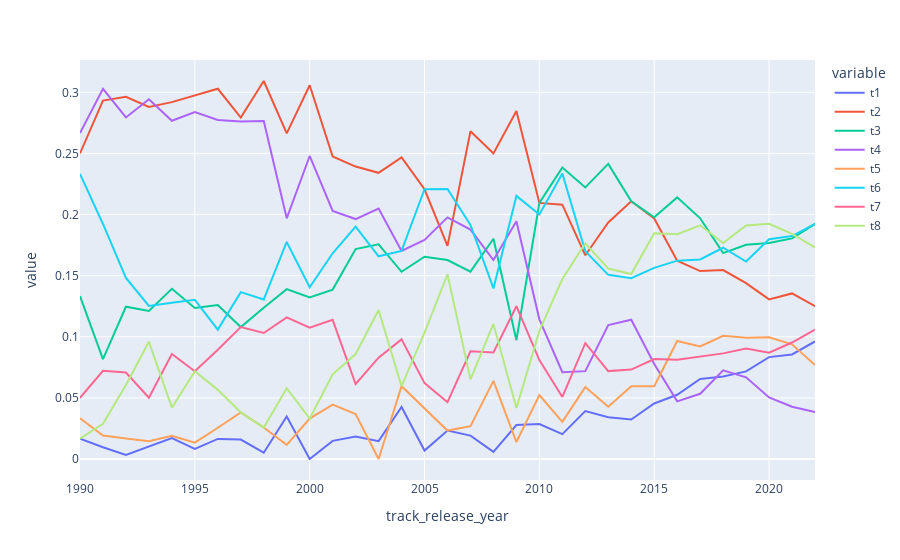

Source (notebook cell):
### Code cell
import plotly.express as px




#df = px.data.gapminder().query("country=='Canada'")
fig = px.line(df_topics, x="track_release_year", y=df_topics.columns[1:])
             
              #animation_frame='track_release_year')
#fig = px.line(df_topics, x="track_release_year", y="t2")


fig.show()

### Figure 1 — Plotly figure (JSON) as saved in the notebook; plotly's stock layout.template omitted (floating-point values rounded to 4 significant figures)
{"data": [{"hovertemplate": "variable=t1<br>track_release_year=%{x}<br>value=%{y}<extra></extra>", "legendgroup": "t1", "line": {"color": "#636efa", "dash": "solid"}, "marker": {"symbol": "circle"}, "mode": "lines", "name": "t1", "orientation": "v", "showlegend": true, "type": "scatter", "x": [1990, 1991, 1992, 1993, 1994, 1995, 1996, 1997, 1998, 1999, 2000, 2001, 2002, 2003, 2004, 2005, 2006, 2007, 2008, 2009, 2010, 2011, 2012, 2013, 2014, 2015, 2016, 2017, 2018, 2019, 2020, 2021, 2022], "xaxis": "x", "y": [0.01667, 0.009615, 0.003367, 0.01044, 0.01718, 0.008347, 0.01642, 0.01587, 0.005155, 0.03475, 0, 0.01485, 0.0184, 0.01463, 0.04255, 0.006897, 0.02326, 0.01916, 0.005814, 0.02778, 0.02857, 0.0203, 0.03922, 0.03425, 0.03231, 0.04541, 0.05255, 0.06544, 0.06759, 0.07171, 0.08335, 0.08555, 0.09615], "yaxis": "y"}, {"hovertemplate": "variable=t2<br>track_release_year=%{x}<br>value=%{y}<extra></extra>", "legendgroup": "t2", "line": {"color": "#EF553B", "dash": "solid"}, "marker": {"symbol": "circle"}, "mode": "lines", "name": "t2", "orientation": "v", "showlegend": true, "type": "scatter", "x": [1990, 1991, 1992, 1993, 1994, 1995, 1996, 1997, 1998, 1999, 2000, 2001, 2002, 2003, 2004, 2005, 2006, 2007, 2008, 2009, 2010, 2011, 2012, 2013, 2014, 2015, 2016, 2017, 2018, 2019, 2020, 2021, 2022], "xaxis": "x", "y": [0.25, 0.2933, 0.2963, 0.2881, 0.292, 0.2972, 0.3029, 0.2794, 0.3093, 0.2664, 0.3058, 0.2475, 0.2393, 0.2341, 0.2468, 0.2207, 0.1744, 0.2682, 0.25, 0.2847, 0.2095, 0.2081, 0.1667, 0.1935, 0.2109, 0.1968, 0.1623, 0.1537, 0.1546, 0.1439, 0.1306, 0.1355, 0.125], "yaxis": "y"}, {"hovertemplate": "variable=t3<br>track_release_year=%{x}<br>value=%{y}<extra></extra>", "legendgroup": "t3", "line": {"color": "#00cc96", "dash": "solid"}, "marker": {"symbol": "circle"}, "mode": "lines", "name": "t3", "orientation": "v", "showlegend": true, "type": "scatter", "x": [1990, 1991, 1992, 1993, 1994, 1995, 1996, 1997, 1998, 1999, 2000, 2001, 2002, 2003, 2004, 2005, 2006, 2007, 2008, 2009, 2010, 2011, 2012, 2013, 2014, 2015, 2016, 2017, 2018, 2019, 2020, 2021, 2022], "xaxis": "x", "y": [0.1333, 0.08173, 0.1246, 0.1211, 0.1393, 0.1235, 0.1259, 0.1079, 0.1237, 0.139, 0.1322, 0.1386, 0.1718, 0.1756, 0.1532, 0.1655, 0.1628, 0.1533, 0.1802, 0.09722, 0.2095, 0.2386, 0.2222, 0.2414, 0.2109, 0.1978, 0.2141, 0.197, 0.1684, 0.1753, 0.1768, 0.1805, 0.1923], "yaxis": "y"}, {"hovertemplate": "variable=t4<br>track_release_year=%{x}<br>value=%{y}<extra></extra>", "legendgroup": "t4", "line": {"color": "#ab63fa", "dash": "solid"}, "marker": {"symbol": "circle"}, "mode": "lines", "name": "t4", "orientation": "v", "showlegend": true, "type": "scatter", "x": [1990, 1991, 1992, 1993, 1994, 1995, 1996, 1997, 1998, 1999, 2000, 2001, 2002, 2003, 2004, 2005, 2006, 2007, 2008, 2009, 2010, 2011, 2012, 2013, 2014, 2015, 2016, 2017, 2018, 2019, 2020, 2021, 2022], "xaxis": "x", "y": [0.2667, 0.3029, 0.2795, 0.2944, 0.2767, 0.2838, 0.2774, 0.2762, 0.2766, 0.1969, 0.2479, 0.203, 0.1963, 0.2049, 0.1702, 0.1793, 0.1977, 0.1877, 0.1628, 0.1944, 0.1143, 0.07107, 0.0719, 0.1096, 0.1139, 0.0777, 0.04714, 0.05337, 0.07258, 0.0668, 0.05032, 0.04278, 0.03846], "yaxis": "y"}, {"hovertemplate": "variable=t5<br>track_release_year=%{x}<br>value=%{y}<extra></extra>", "legendgroup": "t5", "line": {"color": "#FFA15A", "dash": "solid"}, "marker": {"symbol": "circle"}, "mode": "lines", "name": "t5", "orientation": "v", "showlegend": true, "type": "scatter", "x": [1990, 1991, 1992, 1993, 1994, 1995, 1996, 1997, 1998, 1999, 2000, 2001, 2002, 2003, 2004, 2005, 2006, 2007, 2008, 2009, 2010, 2011, 2012, 2013, 2014, 2015, 2016, 2017, 2018, 2019, 2020, 2021, 2022], "xaxis": "x", "y": [0.03333, 0.01923, 0.01684, 0.01461, 0.01908, 0.01336, 0.02555, 0.0381, 0.02577, 0.01158, 0.03306, 0.04455, 0.03681, 0, 0.05957, 0.04138, 0.02326, 0.02682, 0.06395, 0.01389, 0.05238, 0.03046, 0.05882, 0.04281, 0.05952, 0.05954, 0.0966, 0.09212, 0.1008, 0.09921, 0.09961, 0.09381, 0.07692], "yaxis": "y"}, {"hovertemplate": "variable=t6<br>track_release_year=%{x}<br>value=%{y}<extra></extra>", "legendgroup": "t6", "line": {"color": "#19d3f3", "dash": "solid"}, "marker": {"symbol": "circle"}, "mode": "lines", "name": "t6", "orientation": "v", "showlegend": true, "type": "scatter", "x": [1990, 1991, 1992, 1993, 1994, 1995, 1996, 1997, 1998, 1999, 2000, 2001, 2002, 2003, 2004, 2005, 2006, 2007, 2008, 2009, 2010, 2011, 2012, 2013, 2014, 2015, 2016, 2017, 2018, 2019, 2020, 2021, 2022], "xaxis": "x", "y": [0.2333, 0.1923, 0.1481, 0.1253, 0.1279, 0.1302, 0.1058, 0.1365, 0.1306, 0.1776, 0.1405, 0.1683, 0.1902, 0.1659, 0.1702, 0.2207, 0.2209, 0.1916, 0.1395, 0.2153, 0.2, 0.2335, 0.1699, 0.1507, 0.148, 0.1564, 0.1623, 0.1633, 0.1729, 0.1616, 0.1799, 0.1824, 0.1923], "yaxis": "y"}, {"hovertemplate": "variable=t7<br>track_release_year=%{x}<br>value=%{y}<extra></extra>", "legendgroup": "t7", "line": {"color": "#FF6692", "dash": "solid"}, "marker": {"symbol": "circle"}, "mode": "lines", "name": "t7", "orientation": "v", "showlegend": true, "type": "scatter", "x": [1990, 1991, 1992, 1993, 1994, 1995, 1996, 1997, 1998, 1999, 2000, 2001, 2002, 2003, 2004, 2005, 2006, 2007, 2008, 2009, 2010, 2011, 2012, 2013, 2014, 2015, 2016, 2017, 2018, 2019, 2020, 2021, 2022], "xaxis": "x", "y": [0.05, 0.07212, 0.07071, 0.0501, 0.08588, 0.07179, 0.08942, 0.1079, 0.1031, 0.1158, 0.1074, 0.1139, 0.06135, 0.08293, 0.09787, 0.06207, 0.04651, 0.08812, 0.08721, 0.125, 0.08095, 0.05076, 0.09477, 0.07192, 0.07313, 0.08174, 0.08114, 0.08386, 0.08643, 0.09037, 0.08697, 0.09531, 0.1058], "yaxis": "y"}, {"hovertemplate": "variable=t8<br>track_release_year=%{x}<br>value=%{y}<extra></extra>", "legendgroup": "t8", "line": {"color": "#B6E880", "dash": "solid"}, "marker": {"symbol": "circle"}, "mode": "lines", "name": "t8", "orientation": "v", "showlegend": true, "type": "scatter", "x": [1990, 1991, 1992, 1993, 1994, 1995, 1996, 1997, 1998, 1999, 2000, 2001, 2002, 2003, 2004, 2005, 2006, 2007, 2008, 2009, 2010, 2011, 2012, 2013, 2014, 2015, 2016, 2017, 2018, 2019, 2020, 2021, 2022], "xaxis": "x", "y": [0.01667, 0.02885, 0.06061, 0.09603, 0.04198, 0.07179, 0.05657, 0.0381, 0.02577, 0.05792, 0.03306, 0.06931, 0.08589, 0.122, 0.05957, 0.1034, 0.1512, 0.06513, 0.1105, 0.04167, 0.1048, 0.1472, 0.1765, 0.1558, 0.1514, 0.1847, 0.1839, 0.1912, 0.1767, 0.1911, 0.1925, 0.1842, 0.1731], "yaxis": "y"}], "layout": {"legend": {"title": {"text": "variable"}, "tracegroupgap": 0}, "margin": {"t": 60}, "xaxis": {"anchor": "y", "domain": [0, 1], "title": {"text": "track_release_year"}}, "yaxis": {"anchor": "x", "domain": [0, 1], "title": {"text": "value"}}}}
